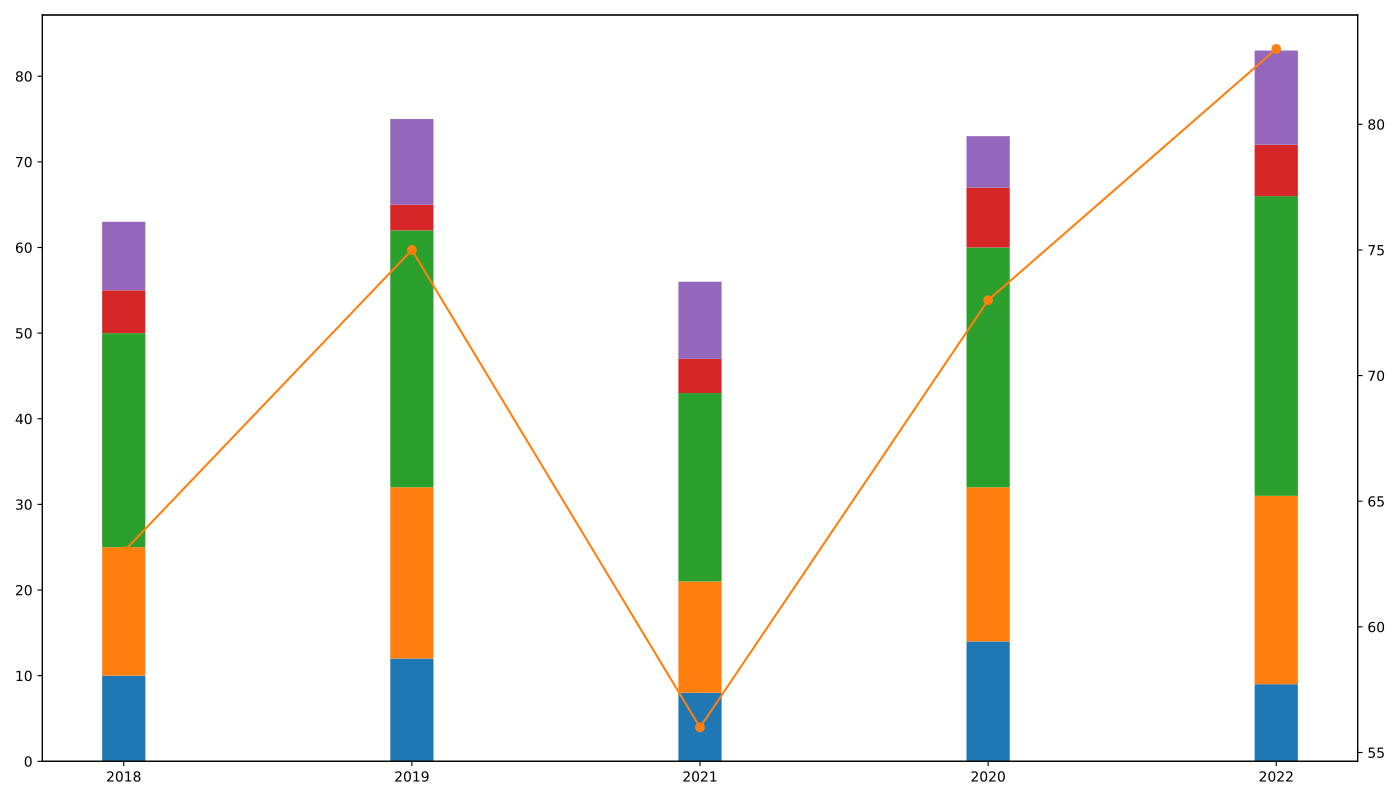

The script that drew this image:
import matplotlib.pyplot as plt
import numpy as np

years = ['2018', '2019', '2021', '2020', '2022']
fruits = ['Cherries', 'Bananas', 'Apples', 'Dates', 'Elderberries']

sales_data = {
    'Cherries': [10, 12, 8, 14, 9],
    'Bananas': [15, 20, 13, 18, 22],
    'Apples': [25, 30, 22, 28, 35],
    'Dates': [5, 3, 4, 7, 6],
    'Elderberries': [8, 10, 9, 6, 11]
}

years_count = len(years)
bar_width = 0.15
year_positions = np.arange(years_count)

fig, ax1 = plt.subplots(figsize=(14, 8))

bottoms = np.zeros(years_count)
for fruit, sales in sales_data.items():
    ax1.bar(year_positions, sales, bar_width, bottom=bottoms)
    bottoms += np.array(sales)

total_sales = [sum(sales) for sales in zip(*sales_data.values())]
ax2 = ax1.twinx()
ax2.plot(years, total_sales, color='tab:orange', marker='o')

ax1.set_xticks(year_positions)
ax1.set_xticklabels(years)

plt.tight_layout()
plt.show()
